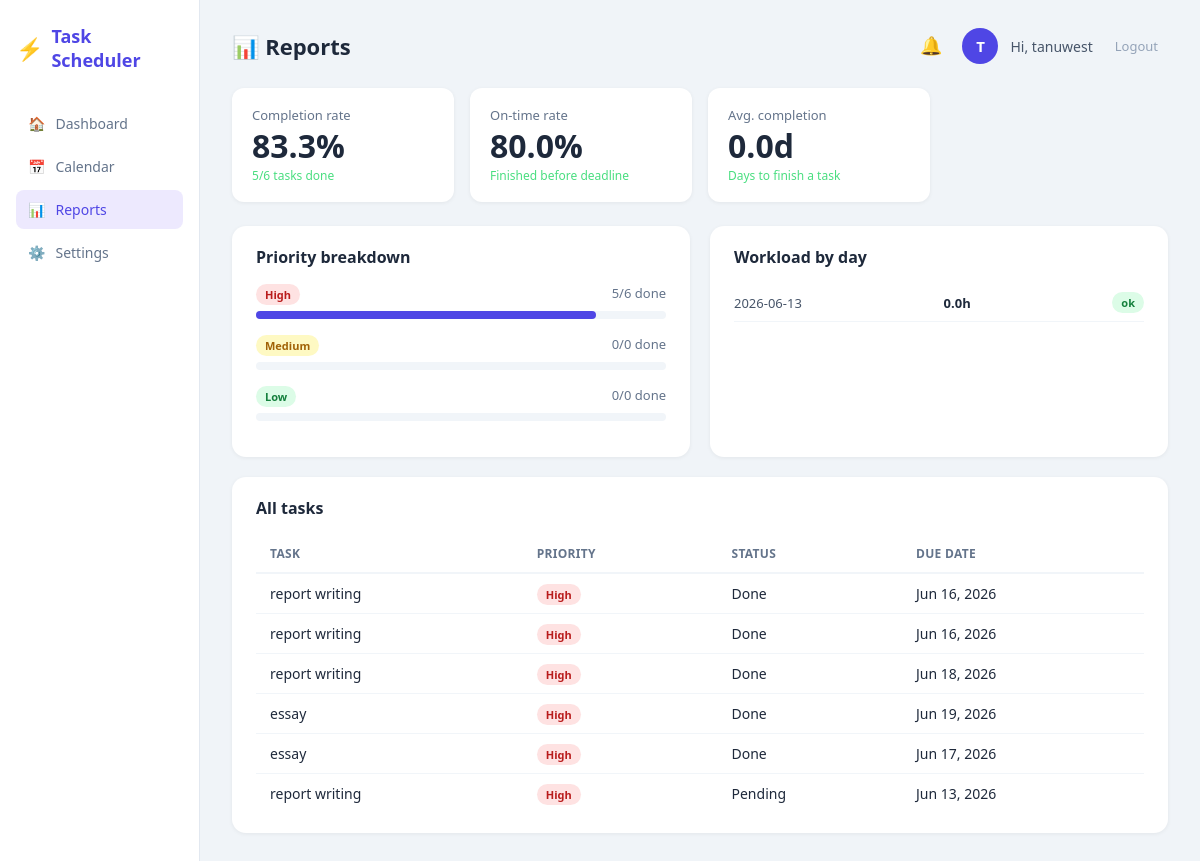
Screenshot of /reports (signed in) with the database file from the repository.
### models.py (models this page shows)
class User(UserMixin, db.Model):
    id = db.Column(db.Integer, primary_key=True)
    username = db.Column(db.String(80), unique=True, nullable=False)
    email = db.Column(db.String(120), unique=True, nullable=False)
    password = db.Column(db.String(200), nullable=False)
    tasks = db.relationship('Task', backref='user', lazy=True)

class Task(db.Model):
    id = db.Column(db.Integer, primary_key=True)
    title = db.Column(db.String(200), nullable=False)
    description = db.Column(db.Text, default='')
    priority = db.Column(db.String(10), default='Medium')
    status = db.Column(db.String(20), default='Pending')
    due_date = db.Column(db.DateTime, nullable=True)
    deadline_time = db.Column(db.String(10), default='')
    start_time = db.Column(db.String(10), default='')
    end_time = db.Column(db.String(10), default='')
    created_at = db.Column(db.DateTime, default=datetime.utcnow)
    completed_at = db.Column(db.DateTime, nullable=True)
    is_recurring = db.Column(db.Boolean, default=False)
    recur_type = db.Column(db.String(20), default='')
    user_id = db.Column(db.Integer, db.ForeignKey('user.id'), nullable=False)

### routes.py (the view)
@main.route('/reports')
@login_required
def reports():
    tasks = Task.query.filter_by(user_id=current_user.id).all()
    stats = get_productivity_stats(tasks)
    workload = analyze_workload(tasks)
    return render_template('reports.html', tasks=tasks, stats=stats, workload=workload)

### app.py (called while the page is built)
@login_manager.user_loader
def load_user(user_id):
    return User.query.get(int(user_id))

### scheduler.py (called while the page is built)
def calculate_duration_minutes(start_time, end_time):
    try:
        sh, sm = map(int, start_time.split(':'))
        eh, em = map(int, end_time.split(':'))
        return (eh * 60 + em) - (sh * 60 + sm)
    except:
        return 60

def analyze_workload(tasks):
    from collections import defaultdict
    day_load = defaultdict(int)
    for task in tasks:
        if task.status == 'Done':
            continue
        if task.due_date:
            date_str = task.due_date.strftime('%Y-%m-%d')
            duration = calculate_duration_minutes(task.start_time, task.end_time)
            day_load[date_str] += duration
    result = {}
    for date_str, total_mins in day_load.items():
        if total_mins > 480:
            status = 'danger'
        elif total_mins > 300:
            status = 'warning'
        else:
            status = 'ok'
        result[date_str] = {
            'total_minutes': total_mins,
            'total_hours': round(total_mins / 60, 1),
            'status': status
        }
    return result

### templates/reports.html
{% extends "base.html" %}
{% block page_title %}📊 Reports{% endblock %}
{% block content %}
<div class="stats-row">
  <div class="stat-card">
    <div class="stat-label">Completion rate</div>
    <div class="stat-value">{{ stats.completion_rate }}%</div>
    <div class="stat-sub">{{ stats.completed }}/{{ stats.total }} tasks done</div>
  </div>
  <div class="stat-card">
    <div class="stat-label">On-time rate</div>
    <div class="stat-value">{{ stats.on_time_rate }}%</div>
    <div class="stat-sub">Finished before deadline</div>
  </div>
  <div class="stat-card">
    <div class="stat-label">Avg. completion</div>
    <div class="stat-value">{{ stats.avg_completion_days }}d</div>
    <div class="stat-sub">Days to finish a task</div>
  </div>
</div>
<div class="two-col">
  <div class="card">
    <div class="card-header"><h2>Priority breakdown</h2></div>
    {% for level in ['High', 'Medium', 'Low'] %}
    <div style="margin-bottom:16px">
      <div style="display:flex;justify-content:space-between;margin-bottom:6px">
        <span class="badge badge-{{ level.lower() }}">{{ level }}</span>
        <span style="font-size:13px;color:#64748b">
          {{ stats.priority_done[level] }}/{{ stats.priority_total[level] }} done
        </span>
      </div>
      <div style="background:#f1f5f9;border-radius:8px;height:8px">
        {% if stats.priority_total[level] > 0 %}
          {% set pct = (stats.priority_done[level] / stats.priority_total[level] * 100)|int %}
        {% else %}
          {% set pct = 0 %}
        {% endif %}
        <div style="background:#4f46e5;width:{{ pct }}%;height:8px;border-radius:8px"></div>
      </div>
    </div>
    {% endfor %}
  </div>
  <div class="card">
    <div class="card-header"><h2>Workload by day</h2></div>
    {% if workload %}
      {% for date, info in workload.items()|sort %}
      <div style="display:flex;align-items:center;justify-content:space-between;padding:8px 0;border-bottom:1px solid #f1f5f9">
        <span style="font-size:13px;color:#475569">{{ date }}</span>
        <span style="font-size:13px;font-weight:600">{{ info.total_hours }}h</span>
        <span class="badge
          {% if info.status == 'danger' %}badge-high
          {% elif info.status == 'warning' %}badge-medium
          {% else %}badge-low{% endif %}">
          {{ info.status }}
        </span>
      </div>
      {% endfor %}
    {% else %}
      <p class="empty-state">No scheduled tasks yet</p>
    {% endif %}
  </div>
</div>
<div class="card" style="margin-top:20px">
  <div class="card-header"><h2>All tasks</h2></div>
  <table class="report-table">
    <thead>
      <tr>
        <th>Task</th>
        <th>Priority</th>
        <th>Status</th>
        <th>Due date</th>
      </tr>
    </thead>
    <tbody>
    {% for task in tasks %}
    <tr>
      <td>{{ task.title }}</td>
      <td><span class="badge badge-{{ task.priority.lower() }}">{{ task.priority }}</span></td>
      <td>{{ task.status }}</td>
      <td>{{ task.due_date.strftime('%b %d, %Y') if task.due_date else '—' }}</td>
    </tr>
    {% endfor %}
    </tbody>
  </table>
</div>
{% endblock %}

### templates/base.html (shortened to what this page needs)
<!DOCTYPE html>
<html lang="en">
<head>
  <link rel="stylesheet" href="{{ url_for('static', filename='style.css') }}"/>
</head>
<body>
  <div class="app-wrapper">
    <aside class="sidebar">
      <div class="logo">
        <span class="logo-icon">⚡</span>
        <span class="logo-text">Task Scheduler</span>
      </div>
      <nav>
        <a href="{{ url_for('main.dashboard') }}" class="nav-link {% if request.endpoint == 'main.dashboard' %}active{% endif %}">
          <span>🏠</span> Dashboard
        </a>
        <a href="{{ url_for('main.calendar') }}" class="nav-link {% if request.endpoint == 'main.calendar' %}active{% endif %}">
          <span>📅</span> Calendar
        </a>
        <a href="{{ url_for('main.reports') }}" class="nav-link {% if request.endpoint == 'main.reports' %}active{% endif %}">
          <span>📊</span> Reports
        </a>
        <a href="{{ url_for('main.settings') }}" class="nav-link {% if request.endpoint == 'main.settings' %}active{% endif %}">
  <span>⚙️</span> Settings
</a>
      </nav>
    </aside>
    <main class="main-content">
      <div class="topbar">
        <h1 class="page-title">{% block page_title %}Dashboard{% endblock %}</h1>
        <div class="topbar-right">
          <div class="notif-wrapper">
            <button class="btn-icon notif-bell" onclick="toggleNotifPanel()" id="notif-btn">
              🔔
            </button>
          </div>
          <div class="user-avatar">{{ current_user.username[0].upper() }}</div>
          <span class="username">Hi, {{ current_user.username }}</span>
          <a href="{{ url_for('auth.logout') }}" class="btn-logout">Logout</a>
        </div>
      </div>
      {% block content %}{% endblock %}
    </main>
  </div>
</body>
</html>

### static/style.css (style rules this page uses)
*, *::before, *::after { box-sizing: border-box; margin: 0; padding: 0; }
body { font-family: 'Segoe UI', system-ui, sans-serif; background: #f0f4f8; color: #1e293b; min-height: 100vh; }
.app-wrapper { display: flex; min-height: 100vh; }
.sidebar { width: 200px; min-height: 100vh; background: #ffffff; border-right: 1px solid #e2e8f0; padding: 24px 16px; display: flex; flex-direction: column; gap: 32px; position: fixed; top: 0; left: 0; bottom: 0; z-index: 100; }
.logo { display: flex; align-items: center; gap: 8px; font-weight: 700; font-size: 18px; color: #4f46e5; text-decoration: none; }
.logo-icon { font-size: 22px; }
.logo-text { font-weight: 700; color: #4f46e5; }
nav { display: flex; flex-direction: column; gap: 4px; }
.nav-link { display: flex; align-items: center; gap: 10px; padding: 10px 12px; border-radius: 8px; color: #64748b; text-decoration: none; font-size: 14px; font-weight: 500; transition: background 0.15s, color 0.15s; }
.nav-link.active { background: #ede9fe; color: #4f46e5; }
.main-content { margin-left: 200px; padding: 28px 32px; flex: 1; min-height: 100vh; }
.topbar { display: flex; align-items: center; justify-content: space-between; margin-bottom: 24px; }
.page-title { font-size: 22px; font-weight: 700; color: #1e293b; }
.topbar-right { display: flex; align-items: center; gap: 12px; }
.user-avatar { width: 36px; height: 36px; border-radius: 50%; background: #4f46e5; color: #ffffff; display: flex; align-items: center; justify-content: center; font-weight: 700; font-size: 15px; flex-shrink: 0; }
.username { font-size: 14px; color: #475569; }
.btn-logout { font-size: 13px; color: #94a3b8; text-decoration: none; padding: 6px 10px; border-radius: 6px; transition: color 0.15s; }
.btn-icon { background: none; border: none; font-size: 18px; cursor: pointer; padding: 4px 8px; border-radius: 6px; transition: background 0.15s; }
.stats-row { display: grid; grid-template-columns: repeat(4, 1fr); gap: 16px; margin-bottom: 24px; }
.stat-card { background: #ffffff; border-radius: 12px; padding: 18px 20px; box-shadow: 0 1px 4px rgba(0, 0, 0, 0.06); }
.stat-label { font-size: 13px; color: #64748b; margin-bottom: 4px; }
.stat-value { font-size: 32px; font-weight: 700; color: #1e293b; line-height: 1.1; }
.stat-sub { font-size: 12px; color: #4ade80; margin-top: 4px; }
.card { background: #ffffff; border-radius: 14px; padding: 20px 24px; box-shadow: 0 1px 4px rgba(0, 0, 0, 0.06); }
.card-header { display: flex; align-items: center; justify-content: space-between; margin-bottom: 16px; }
.card-header h2 { font-size: 16px; font-weight: 700; color: #1e293b; }
.two-col { display: grid; grid-template-columns: 1fr 1fr; gap: 20px; }
.badge { font-size: 11px; font-weight: 700; padding: 3px 9px; border-radius: 20px; white-space: nowrap; flex-shrink: 0; }
.badge-high { background: #fee2e2; color: #b91c1c; }
.badge-medium { background: #fef9c3; color: #a16207; }
.badge-low { background: #dcfce7; color: #15803d; }
.report-table { width: 100%; border-collapse: collapse; margin-top: 8px; }
.report-table th { padding: 10px 14px; text-align: left; border-bottom: 2px solid #f1f5f9; color: #64748b; font-weight: 600; font-size: 12px; text-transform: uppercase; letter-spacing: 0.3px; }
.report-table td { padding: 10px 14px; text-align: left; border-bottom: 1px solid #f1f5f9; font-size: 14px; color: #1e293b; }
.report-table tr:last-child td { border-bottom: none; }
.notif-wrapper { position: relative; }
.notif-bell { position: relative; font-size: 18px; }

### rows the page displays
User: username "T", username "tanuwest"
Task: title "report writing", priority "High", status "Done", due_date "Jun 16, 2026"
Task: title "report writing", priority "High", status "Done", due_date "Jun 16, 2026"
Task: title "report writing", priority "High", status "Done", due_date "Jun 18, 2026"
Task: title "essay", priority "High", status "Done", due_date "Jun 19, 2026"
Task: title "essay", priority "High", status "Done", due_date "Jun 17, 2026"
Task: title "report writing", priority "High", status "Pending", due_date "Jun 13, 2026"

### other values shown
{{ stats.completion_rate }} "83.3"
{{ stats.completed }} "5"
{{ stats.total }} "6"
{{ stats.on_time_rate }} "80.0"
{{ stats.avg_completion_days }} "0.0"
{{ level }} "High" "Medium" "Low"
{{ stats.priority_done[level] }} "5" "0" "0"
{{ stats.priority_total[level] }} "6" "0" "0"
{{ date }} "2026-06-13"
{{ info.total_hours }} "0.0"
{{ info.status }} "ok"
